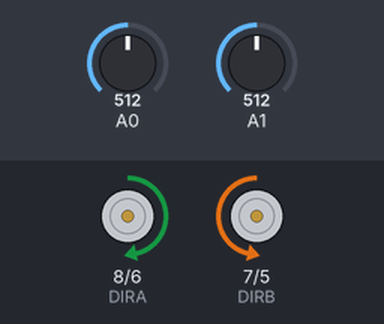
The sketch below on a simulated Arduino Uno, built with avr-gcc and run on an emulated ATmega328P. Parts: direction and speed pins drawn as motors (green arrow = direction pin HIGH = forward, orange = LOW = backward, longer = more drive). The test bench sets the inputs (shaded band); at power-on: A1 = 512, A0 = 512.

Above: at 1.2 s.
1.3 s: A1 set to 489
At 2.0 s:
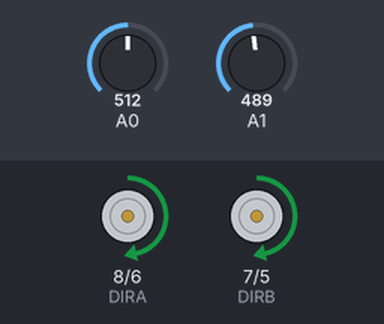
2.8 s: A0 set to 488
At 4.0 s:
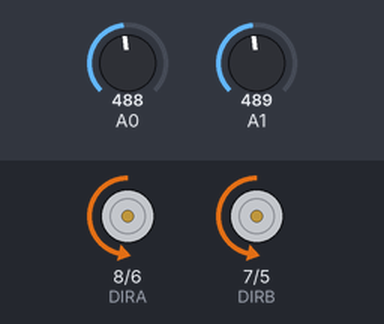
4.3 s: A0 set to 510
At 4.9 s:
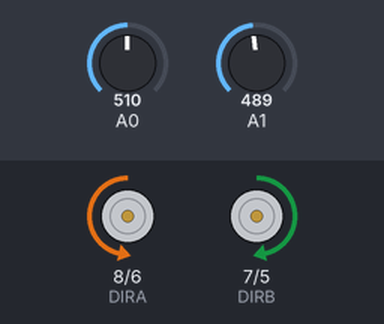
5.8 s: A0 set to 490
At 6.7 s:
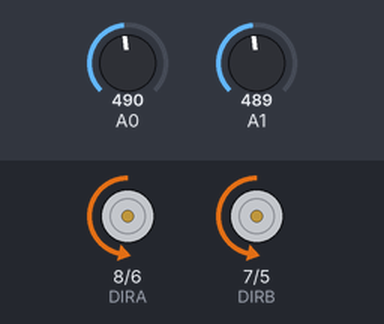
7.3 s: A0 set to 511
At 8.4 s:
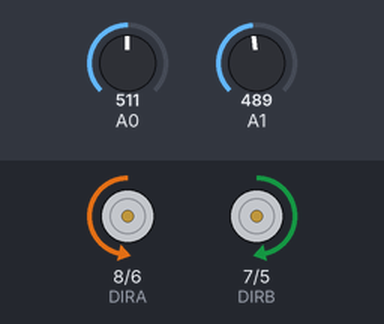
Timing chart, 0 to 9.8 s (numbered marks = the images above; inputs shaded):
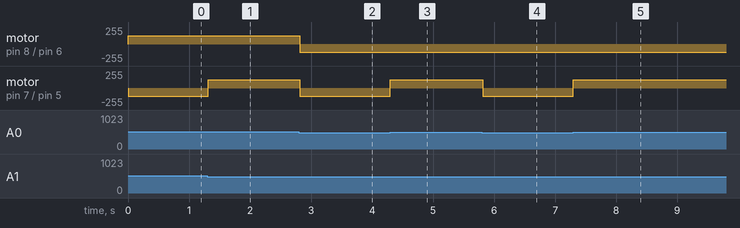

The sketch:

arduino01.ino
```cpp
#define PWMA 6
#define DIRA 8
#define PWMB 5
#define DIRB 7

#define MAXVEL 125

int i;

int s1, s2;

int threshold, del = 20;
byte teste;


//Funço que imprime o valor dos sensores de brilho
void printsensors(int s1, int s2){
  //disconecte o motor na hora de ler os sensores!

  Serial.print("A0: ");
  Serial.print(s1);
  Serial.print("  x  ");
  Serial.print("A1: ");
  Serial.println(s2);

  delay(500);

}


void setup(){
  pinMode(PWMA, OUTPUT);
  pinMode(DIRA, OUTPUT);
  pinMode(PWMB, OUTPUT);
  pinMode(DIRB, OUTPUT);

  threshold = 500;

  Serial.begin(9600);
  digitalWrite(DIRA, LOW);
  digitalWrite(DIRB, LOW);
  analogWrite(PWMA, MAXVEL);
  analogWrite(PWMB, MAXVEL);
}


void loop(){
  s1 = analogRead(0);
  s2 = analogRead(1);

  if(s2 >threshold){
   digitalWrite(DIRA, HIGH);
   delay(del);
  }else if(s1 >threshold){
    digitalWrite(DIRB, HIGH);
    delay(del);
  }else {
    digitalWrite(DIRA, LOW);
    digitalWrite(DIRB, LOW);
  }


  //Essa funço tem que ser descomentada apenas quando for testar os sensores com os motores DESLIGADOS
  //printsensors(s1,s2);

}
```

Measured:
- the behaviour switches between 501 and 500 on A1 (found by bisection; images 0 and 1)
- the behaviour switches between 501 and 500 on A0 (found by bisection; images 1 and 2)
- after the input at 1.3 s, motor on pin 7 (DIRB) / pin 5 (PWMB): backward 125/255 → forward 125/255 at once
- after the input at 2.8 s, motor on pin 8 (DIRA) / pin 6 (PWMA), motor on pin 7 (DIRB) / pin 5 (PWMB): forward 125/255 → backward 125/255 at once
- after the input at 4.3 s, motor on pin 7 (DIRB) / pin 5 (PWMB): backward 125/255 → forward 125/255 at once
- after the input at 5.8 s, motor on pin 7 (DIRB) / pin 5 (PWMB): forward 125/255 → backward 125/255 at once
- after the input at 7.3 s, motor on pin 7 (DIRB) / pin 5 (PWMB): backward 125/255 → forward 125/255 at once
